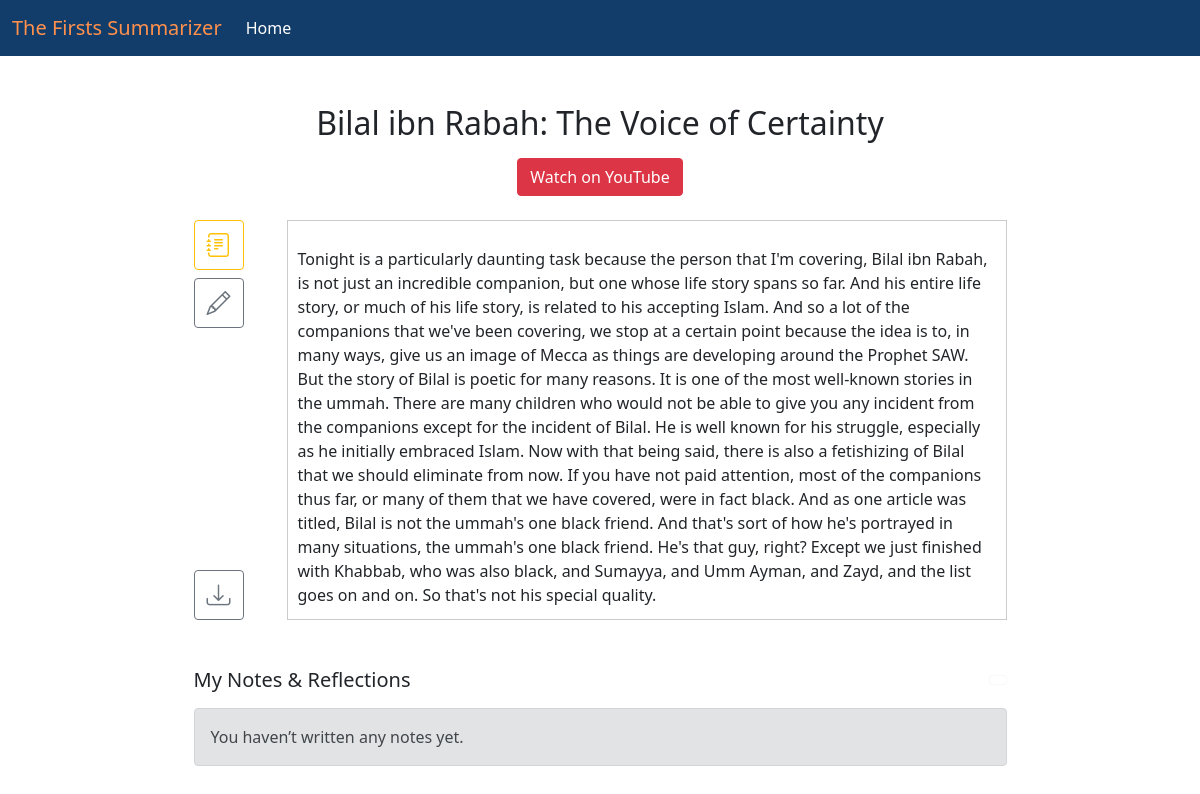
Screenshot of /textsumm/4/ (signed in) with the database file from the repository.
### textsumm/models.py (models this page shows, shortened)
class TextSumm(models.Model):
    name        = models.CharField(max_length=255)
    text        = models.TextField(default="")
    image       = models.ImageField(upload_to="FYP Cover Images/")
    video       = models.URLField(blank=True, default="")
    lineage     = models.TextField(default="")
    conversion  = models.TextField(default="")
    persecution = models.TextField(default="")
    hijrah      = models.TextField(default="")
    battle      = models.TextField(default="")
    trait       = models.TextField(default="")
    death       = models.TextField(default="")

### textsumm/views.py (the view)
# urls.py: path('textsumm/<int:pk>/', views.view_text, name='view_text'),
def view_text(request, pk):
    item = get_object_or_404(TextSumm, pk=pk)
    notes = Note.objects.filter(
        user=request.user,
        textsumm=item
    ).order_by("created_at")
    return render(request, "view_text.html", {
        "item":  item,
        "notes": notes,
    })

### textsumm/templates/view_text.html (shortened to what this page needs)
{% extends 'base.html' %}
{% load static %}
{% block content %}
<div class="container my-5">
  <h2 class="text-center">{{ item.name }}</h2>
  {% if item.video %}
    <p class="text-center mt-3">
      <a href="{{ item.video }}" target="_blank" class="btn btn-danger">
        Watch on YouTube
      </a>
    </p>
  {% endif %}
  <div class="row mt-4 justify-content-center">
    <div class="col-md-1 d-flex flex-column align-items-start">
      <button type="button"
              class="btn btn-outline-warning mb-2"
              data-bs-toggle="modal"
              data-bs-target="#summaryModal"
              title="Summary"
              aria-label="Summary">
        <i class="bi bi-journal-text" style="font-size:1.5rem"></i>
      </button>
      <button id="openNotesModalBtn"
              type="button"
              class="btn btn-outline-secondary mb-2"
              data-bs-toggle="modal"
              data-bs-target="#notesModal"
              title="Notes &amp; Reflection"
              aria-label="Notes &amp; Reflection">
        <i class="bi bi-pencil" style="font-size:1.5rem"></i>
      </button>
      <button id="downloadBtn"
              class="btn btn-outline-secondary mt-auto"
              title="Download PDF"
              aria-label="Download PDF">
        <i class="bi bi-download" style="font-size:1.5rem"></i>
      </button>
    </div>
    <div class="col-md-8">
      <div id="text-box" style="border:1px solid #ccc; height:400px; overflow-y:auto; padding:10px;">
        <p>{{ item.text|linebreaks }}</p>
      </div>
    </div>
  </div>
  <div class="row mt-5 justify-content-center">
    <div class="col-md-9">
      <div class="d-flex justify-content-between align-items-center mb-3">
        <h5 class="mb-0">My Notes &amp; Reflections</h5>
        <button id="addNoteBtn"
                type="button"
                class="btn btn-sm btn-outline-light"
                data-bs-toggle="modal"
                data-bs-target="#notesModal">
        </button>
      </div>
      {% if notes|length == 0 %}
        <div class="alert alert-secondary">
          You haven’t written any notes yet.
        </div>
      {% endif %}
    </div>
  </div>
</div>
{% endblock %}

### rows the page displays
TextSumm: name "Bilal ibn Rabah: The Voice of Certainty", text "Tonight is a particularly daunting task because the person that I'm covering, Bilal ibn Rabah, is not just an incredible companion, but one whose life story spans so far. And his entire life story, or much of his life story, is related to his accepting Islam. And so a lot of the companions that we've been covering, we stop at a certain point because the idea is to, in many ways, give us an image of Mecca as things are developing around the Prophet SAW. But the story of Bilal is poetic for many reasons. It is one of the most well-known stories in the ummah. There are many children who would not be able to give you any incident from the companions except for the incident of Bilal. He is well…"
